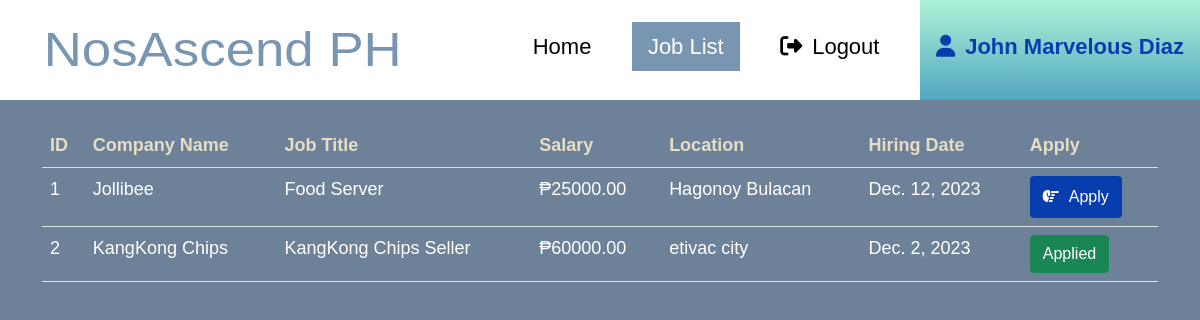
The page /all_jobs/ (signed in) on the database its author committed.
### jobs/models.py (models this page shows, shortened)
class Job(models.Model):
    company = models.ForeignKey(Company, on_delete=models.CASCADE)
    start_date = models.DateField()
    end_date = models.DateField()
    title = models.CharField(max_length=200)
    salary = models.FloatField()
    image = models.ImageField(upload_to="")
    description = models.TextField(max_length=400)
    experience = models.CharField(max_length=100)
    location = models.CharField(max_length=100)
    skills = models.CharField(max_length=200)
    creation_date = models.DateField()

class Company(models.Model):
    user = models.ForeignKey(User, on_delete=models.CASCADE)
    phone = models.CharField(max_length=10)
    image = models.ImageField(upload_to="")
    gender = models.CharField(max_length=10)
    type = models.CharField(max_length=15)
    status = models.CharField(max_length=20)
    company_name = models.CharField(max_length=100)

### jobs/views.py (the view)
# urls.py: path("all_jobs/", views.all_jobs, name="all_jobs"),
def all_jobs(request):
    jobs = Job.objects.all().order_by('-start_date')
    applicant = Applicant.objects.get(user=request.user)
    apply = Application.objects.filter(applicant=applicant)
    data = []
    for i in apply:
        data.append(i.job.id)
    return render(request, "all_jobs.html", {'jobs':jobs, 'data':data})

### jobs/templates/all_jobs.html (shortened to what this page needs)
{% extends 'user_navbar.html' %}
{% block job_list %} active {% endblock %}
{% block body %}
<div class="container mt-4">
<table class="table table-hover" id="example">
    <thead>
        <tr>
            <th>ID</th>
            <th>Company Name</th>
            <th>Job Title</th>
            <th>Salary</th>
            <th>Location</th>
            <th>Hiring Date</th>
            <th>Apply</th>
        </tr>
    </thead>
    <tbody>
        {% for job in jobs %}
        <tr>
            <td>{{forloop.counter}}</td>
            <td>{{job.company.company_name}}</td>
            <td>{{job.title}}</td>
            <td>&#8369;{{job.salary|floatformat:2}}</td>
            <td>{{job.location}}</td>
            <td>{{job.creation_date}}</td>
            {% if job.id in data %}
            <td><a class="btn btn-success">Applied</a></td>
            {% else %}
            <td><a href="/job_detail/{{job.id}}/" class="btn edit-btn"><i class="fa-solid fa-hand-point-right spacicon"></i>Apply</a></td>
            {% endif %}
        </tr>
        {% endfor %}
    </tbody>
</table>
</div>
{% endblock %}

### jobs/templates/user_navbar.html (shortened to what this page needs)
<!doctype html>
<html lang="en">
<head>
  <link href="https://cdn.jsdelivr.net/npm/bootstrap@5.0.2/dist/css/bootstrap.min.css" rel="stylesheet"
>
  <link rel="stylesheet" href="https://cdnjs.cloudflare.com/ajax/libs/font-awesome/5.15.3/css/all.min.css">
</head>
<body>
  <nav class="navbar navbar-expand-lg  sticky-top">
        <a class="job navbar-brand text-primary mx-3 titlepage" href="#">NosAscend PH</a>
          <ul>
            <li class="nav-item navmenu">
              <a class="nav-link {% block home %}{% endblock %}" aria-current="page" href="/user_homepage/">Home</a>
            </li>
            <li class="nav-item navmenu">
              <a class="nav-link {% block job_list %}{% endblock %}" href="/all_jobs/">Job List</a>
            </li>
            <li class="nav-item navmenu">
              <a class="nav-link" id="logout-btn"><i class="fa-solid fa-right-from-bracket spacicon"></i>Logout</a>
            </li>
            <li class="nav-item">
              <a class="nav-link prof" href="#" style="cursor: default;"><i class="fa-solid fa-user spacicon"></i>{{request.user.get_full_name}}</a>
            </li>
          </ul>
  </nav>
  {% block body %}
  {% endblock %}
</body>
</html>
</html>

### jobs/templates/user_navbar.html (style rules this page uses)
* { font-family: 'Poppins', sans-serif; }
.navbar { background-color: white; color: black !important; padding: 0 !important; height: 100px; }
ul { list-style: none; width: 100% !important; text-align: right; }
ul li { display: inline-block; margin-right: 20px; }
ul li a { color: black !important; margin-top: 10px; font-size: 22px; text-align: center; }
.active { background-color: #7895B2; color: white !important; }
.prof { font-weight: bold; text-decoration: none; color: #083dad !important; background: linear-gradient(#B3F6D8, #52A7C1); line-height: 90px; margin-right: -20px; }
.spacicon { margin-right: 10px; }
.edit-btn { padding: 8px 12px; background-color: #083dad; color: white; transition: 0.3s ease-out; text-decoration: none; }
body { background-color: #6D8299; }
.titlepage { color: #7895B2 !important; font-family: 'Poppins', sans-serif; margin-left: 60px !important; transform: scale(1.1,1); font-size: 48px; }

### jobs/templates/all_jobs.html (style rules this page uses)
table { color: white !important; font-size: 18px; font-family: 'Poppins', sans-serif; }
thead th { color: #E6DDC4; }

### rows shown on the page
Job: company.company_name "Jollibee", title "Food Server", salary "25000.00", location "Hagonoy Bulacan", creation_date "Dec. 12, 2023"
Job: company.company_name "KangKong Chips", title "KangKong Chips Seller", salary "60000.00", location "etivac city", creation_date "Dec. 2, 2023", shows "Applied"

### other values the page prints
{{ request.user.get_full_name }} "John Marvelous Diaz"
